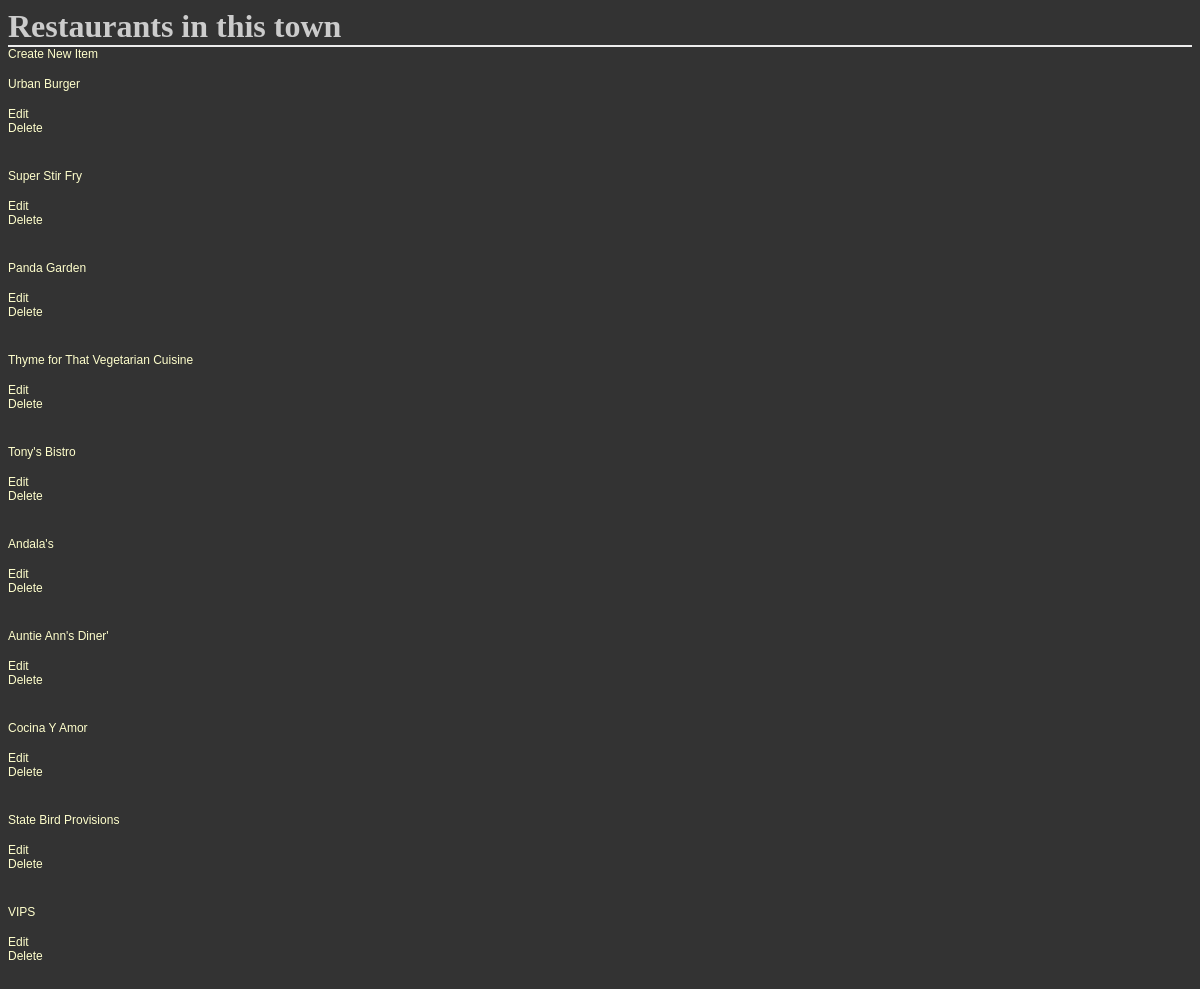
The page /restaurants/ on the database its author committed.
### Project/database_setup.py (models this page shows, shortened)
class Restaurant(Base):
    __tablename__ = 'restaurant'
    id = Column(Integer,primary_key= True)
    name = Column(String(250), nullable = False)

### Project/final_project.py (the view)
@app.route('/')
@app.route('/restaurants/')
def totalrestaurants():
    restaurants = session.query(Restaurant).all()
    return render_template('restaurants.html',items = restaurants)

### Project/templates/restaurants.html (shortened to what this page needs)
<html>
<head>
	<link rel=stylesheet type=text/css href="{{ url_for('static', filename='styles.css') }}">
</head>
{% block body %}
<body>
<h1>Restaurants in this town</h1>
<a href = {{url_for('newrestaurant')}}>Create New Item</a></br>
{% for i in items %}
<div>
<p ><a id="restaurant_menu"  href = {{url_for('restaurantMenu',restaurant_id = i.id)}}>{{i.name}}</a></p>
<a href = {{url_for('editrestaurant',restaurant_id = i.id)}}>Edit</a></br>
<a href = {{url_for('deleterestaurant',restaurant_id = i.id)}}>Delete</a></br></br>
</div>
{% endfor %}
</body>
{% endblock %}
</html>

### Project/static/styles.css (style rules this page uses)
body { font-family: sans-serif; background-color: #333333 }
h1, h2, h3, h4 { color: #CCCCCC; }
h1, h2 { font-family: 'Georgia', serif; margin: 0; }
h1 { border-bottom: 2px solid #eee; }
p { color: #CCCCCC; }
a { text-decoration: none; color:#FFFFCC; font-size: .75em; }

### rows shown on the page
Restaurant: name "Urban Burger"
Restaurant: name "Super Stir Fry"
Restaurant: name "Panda Garden"
Restaurant: name "Thyme for That Vegetarian Cuisine"
Restaurant: name "Tony's Bistro"
Restaurant: name "Andala's"
Restaurant: name "Auntie Ann's Diner'"
Restaurant: name "Cocina Y Amor"
Restaurant: name "State Bird Provisions"
Restaurant: name "VIPS"
